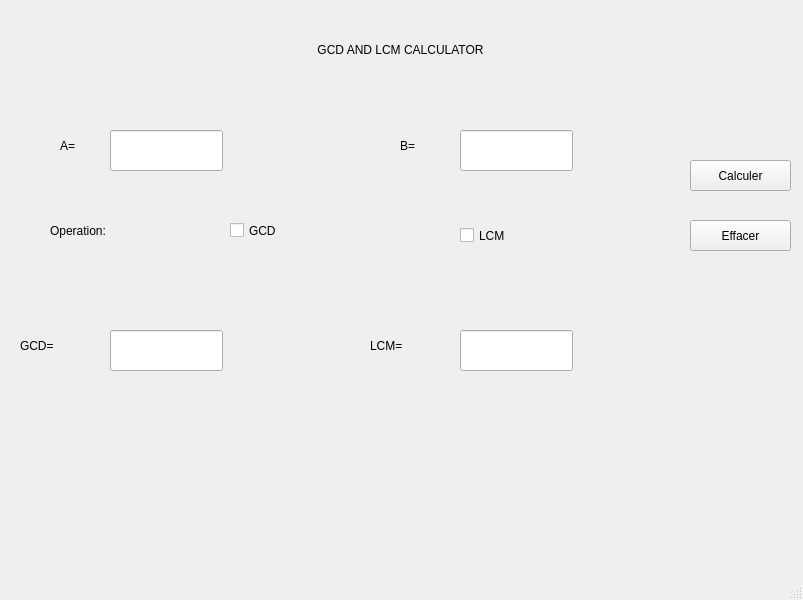
<?xml version="1.0" encoding="UTF-8"?>
<ui version="4.0">
 <class>MainWindow</class>
 <widget class="QMainWindow" name="MainWindow">
  <property name="geometry">
   <rect>
    <x>0</x>
    <y>0</y>
    <width>803</width>
    <height>600</height>
   </rect>
  </property>
  <property name="windowTitle">
   <string>MainWindow</string>
  </property>
  <widget class="QWidget" name="centralwidget">
   <widget class="QLabel" name="label">
    <property name="geometry">
     <rect>
      <x>40</x>
      <y>10</y>
      <width>721</width>
      <height>81</height>
     </rect>
    </property>
    <property name="styleSheet">
     <string notr="true">font: 75 40pt &quot;MS Shell Dlg 2&quot;;</string>
    </property>
    <property name="text">
     <string>&lt;html&gt;&lt;head/&gt;&lt;body&gt;&lt;p align=&quot;center&quot;&gt;GCD AND LCM CALCULATOR&lt;/p&gt;&lt;/body&gt;&lt;/html&gt;</string>
    </property>
   </widget>
   <widget class="QLabel" name="label_2">
    <property name="geometry">
     <rect>
      <x>60</x>
      <y>130</y>
      <width>31</width>
      <height>31</height>
     </rect>
    </property>
    <property name="styleSheet">
     <string notr="true">font: 75 22pt &quot;MS Shell Dlg 2&quot;;</string>
    </property>
    <property name="text">
     <string>A=</string>
    </property>
   </widget>
   <widget class="QLabel" name="label_4">
    <property name="geometry">
     <rect>
      <x>20</x>
      <y>330</y>
      <width>71</width>
      <height>31</height>
     </rect>
    </property>
    <property name="styleSheet">
     <string notr="true">font: 75 22pt &quot;MS Shell Dlg 2&quot;;</string>
    </property>
    <property name="text">
     <string>GCD=</string>
    </property>
   </widget>
   <widget class="QLabel" name="label_5">
    <property name="geometry">
     <rect>
      <x>400</x>
      <y>130</y>
      <width>41</width>
      <height>31</height>
     </rect>
    </property>
    <property name="styleSheet">
     <string notr="true">font: 75 22pt &quot;MS Shell Dlg 2&quot;;</string>
    </property>
    <property name="text">
     <string>B=</string>
    </property>
   </widget>
   <widget class="QLabel" name="label_6">
    <property name="geometry">
     <rect>
      <x>370</x>
      <y>330</y>
      <width>71</width>
      <height>31</height>
     </rect>
    </property>
    <property name="styleSheet">
     <string notr="true">font: 75 22pt &quot;MS Shell Dlg 2&quot;;</string>
    </property>
    <property name="text">
     <string>LCM=</string>
    </property>
   </widget>
   <widget class="QLineEdit" name="a">
    <property name="geometry">
     <rect>
      <x>110</x>
      <y>130</y>
      <width>113</width>
      <height>41</height>
     </rect>
    </property>
    <property name="styleSheet">
     <string notr="true">font: 75 22pt &quot;MS Shell Dlg 2&quot;;</string>
    </property>
   </widget>
   <widget class="QLineEdit" name="b">
    <property name="geometry">
     <rect>
      <x>460</x>
      <y>130</y>
      <width>113</width>
      <height>41</height>
     </rect>
    </property>
    <property name="styleSheet">
     <string notr="true">font: 75 22pt &quot;MS Shell Dlg 2&quot;;</string>
    </property>
   </widget>
   <widget class="QLineEdit" name="pg2">
    <property name="geometry">
     <rect>
      <x>110</x>
      <y>330</y>
      <width>113</width>
      <height>41</height>
     </rect>
    </property>
    <property name="styleSheet">
     <string notr="true">font: 75 22pt &quot;MS Shell Dlg 2&quot;;</string>
    </property>
   </widget>
   <widget class="QLineEdit" name="pp2">
    <property name="geometry">
     <rect>
      <x>460</x>
      <y>330</y>
      <width>113</width>
      <height>41</height>
     </rect>
    </property>
    <property name="styleSheet">
     <string notr="true">font: 75 22pt &quot;MS Shell Dlg 2&quot;;</string>
    </property>
   </widget>
   <widget class="QPushButton" name="bt1">
    <property name="geometry">
     <rect>
      <x>690</x>
      <y>160</y>
      <width>101</width>
      <height>31</height>
     </rect>
    </property>
    <property name="styleSheet">
     <string notr="true">font: 75 18pt &quot;MS Shell Dlg 2&quot;;</string>
    </property>
    <property name="text">
     <string>Calculer</string>
    </property>
   </widget>
   <widget class="QPushButton" name="bt2">
    <property name="geometry">
     <rect>
      <x>690</x>
      <y>220</y>
      <width>101</width>
      <height>31</height>
     </rect>
    </property>
    <property name="styleSheet">
     <string notr="true">font: 75 18pt &quot;MS Shell Dlg 2&quot;;</string>
    </property>
    <property name="text">
     <string>Effacer</string>
    </property>
   </widget>
   <widget class="QCheckBox" name="pg1">
    <property name="geometry">
     <rect>
      <x>230</x>
      <y>210</y>
      <width>111</width>
      <height>41</height>
     </rect>
    </property>
    <property name="styleSheet">
     <string notr="true">font: 75 22pt &quot;MS Shell Dlg 2&quot;;</string>
    </property>
    <property name="text">
     <string>GCD</string>
    </property>
   </widget>
   <widget class="QCheckBox" name="pp1">
    <property name="geometry">
     <rect>
      <x>460</x>
      <y>220</y>
      <width>131</width>
      <height>31</height>
     </rect>
    </property>
    <property name="styleSheet">
     <string notr="true">font: 75 22pt &quot;MS Shell Dlg 2&quot;;</string>
    </property>
    <property name="text">
     <string>LCM</string>
    </property>
   </widget>
   <widget class="QLabel" name="label_3">
    <property name="geometry">
     <rect>
      <x>50</x>
      <y>210</y>
      <width>151</width>
      <height>41</height>
     </rect>
    </property>
    <property name="styleSheet">
     <string notr="true">font: 75 22pt &quot;MS Shell Dlg 2&quot;;</string>
    </property>
    <property name="text">
     <string>Operation:</string>
    </property>
   </widget>
  </widget>
  <widget class="QMenuBar" name="menubar">
   <property name="geometry">
    <rect>
     <x>0</x>
     <y>0</y>
     <width>803</width>
     <height>21</height>
    </rect>
   </property>
  </widget>
  <widget class="QStatusBar" name="statusbar"/>
 </widget>
 <resources/>
 <connections/>
</ui>
